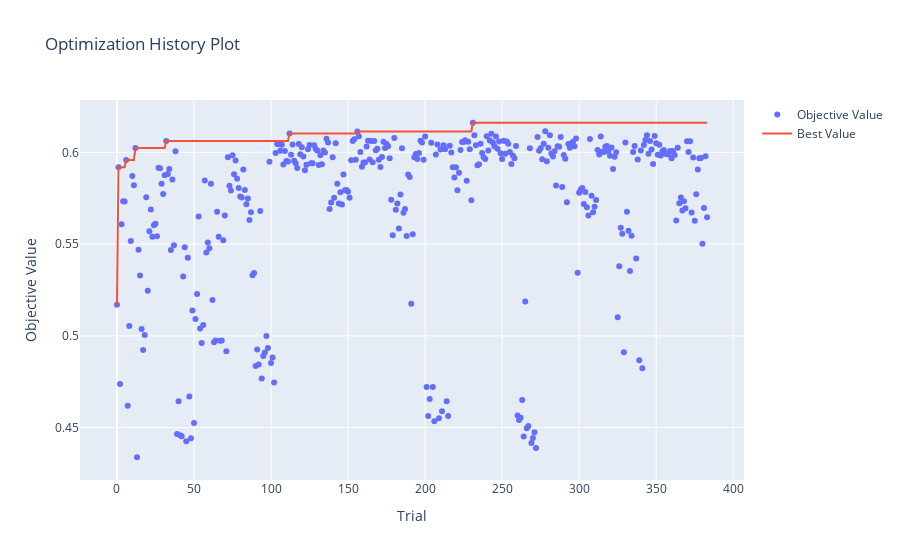

Notebook source saved alongside this figure:
### Code cell
from optuna.visualization import plot_optimization_history, plot_slice

plot_optimization_history(study)

### Figure 1 — Plotly figure (JSON) as saved in the notebook; plotly's stock layout.template omitted (floating-point values rounded to 4 significant figures; data arrays with more than 128 entries replaced by an {"elided": "..."} marker saying what was removed)
{"data": [{"mode": "markers", "name": "Objective Value", "type": "scatter", "x": {"elided": "384 int values"}, "y": {"elided": "384 float values"}}, {"mode": "lines", "name": "Best Value", "type": "scatter", "x": {"elided": "384 int values"}, "y": {"elided": "384 float values"}}, {"marker": {"color": "#cccccc"}, "mode": "markers", "name": "Infeasible Trial", "showlegend": false, "type": "scatter", "x": [], "y": []}], "layout": {"title": {"text": "Optimization History Plot"}, "xaxis": {"title": {"text": "Trial"}}, "yaxis": {"title": {"text": "Objective Value"}}}}
